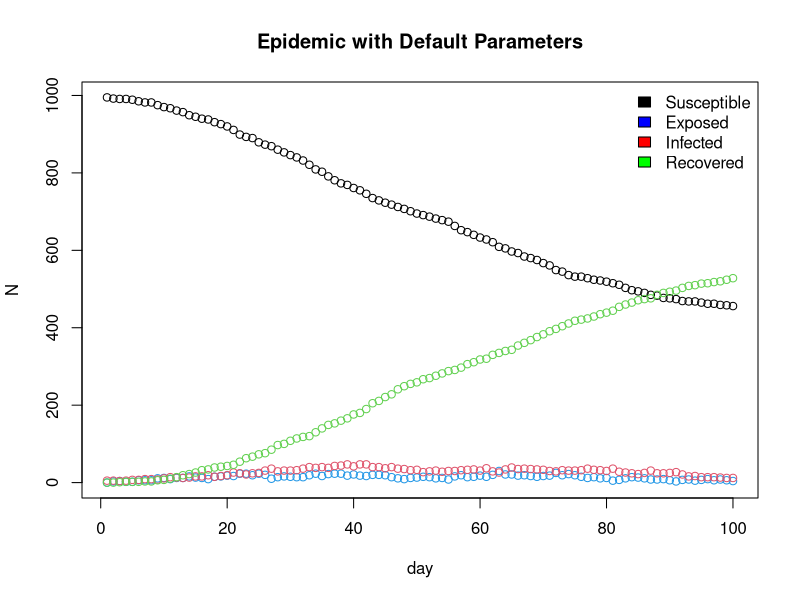
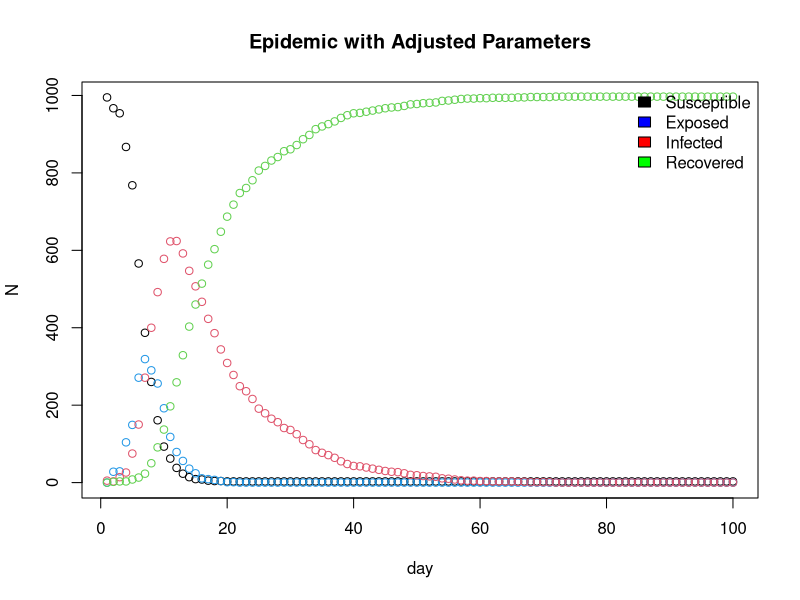

Here is the R script that generated these plots, in order:
## GENERAL DESCRIPTION


################################################################################
######### ------- START OF MODEL SETUP AND POPULATION GENERATION ------- #########
################################################################################

# This section defines the global parameters for the model and generates the
# base population, assigning each of the 'n' individuals to a household.


n <- 1000
people <- 1:n
h_max <- 5

set.seed(13)

#### Putting people in households
# this does use more computation than necessary, but its such a tiny prop. of 
# the total computation here it doesn't really make any difference overall.

#sizes = sample(1:h_max, 1000, replace=TRUE) # generates 1000 household sizes uniform from {1,2,3,4,5}
#h <- rep(1:length(sizes), sizes) # repeats i sizes[i] times. 
#h <- h[1:n] # takes only the first n of these

h <- rep(1:n, sample(1:h_max, n, replace = TRUE))[1:n] #Above code written in one line. replace 1000 with n as n can change.


links <- cbind(person=people, household=h)

# system.time seems to suggest this is roughly O(n^2). About 8s for n=10000
### get.net function
beta <- runif(n,0,1)
nc=15 # get rid of this
get.net <- function(beta, h, nc=15){
  n <- length(beta)
  
  # this is a bit of a hack to make a "household matrix" from h
  # the H[i,j] is perfect sqaure only if h[i]==h[j], ie if i,j from same hshld
  H <- outer(h,h, function(x1, x2) x1 == x2) # household connections (1/0)
  diag(H) <- FALSE # remove self
  #H <- matrix(rep(0,n^2),n,n)
  #H[sqrt(outer(h,h))%%1==0]<-1
  #diag(H) <- 0
  H <- outer(h,h, "==")
  diag(H) <- FALSE

  
  b_bar <- sum(beta)/n
  M_prob <-  nc*outer(beta, beta)/(b_bar^2 *(n-1))
  v_prob <- M_prob[upper.tri(M_prob)] # getting vector of upper triangular els of M_prob
  v_cons <- rbinom(length(v_prob), 1, v_prob) # generate bernoullis 
  
  
  M_cons <- matrix(0,nrow=n, ncol=n) # creating new matrix to be filled with bern realisations
  M_cons[upper.tri(M_cons)] <- v_cons
  
  M_cons <- M_cons + t(M_cons)
  M <- (!H)*M_cons  #moving family connections by multiplying by negated household matrix
  conns_list <- as.list(as.data.frame(matrix(M_cons==1, n, n)))
  i_list <- lapply(conns_list, which)
  
}

get.net2 <- function(beta, h, nc=15) {
  
  n <- length(h)
  b_bar <- sum(beta)/length(beta) 
  conns_init <- list()
  conns <- vector(mode="list", length=n)
  for (i in 1:n) {
    b <- rbinom(n-i, 1, nc*beta[i]*beta[i+1:n]/(b_bar^2*(n-1)) )
    conns_init[[i]] <- which(b==1) + i 
  }
  
  pairs <- cbind(rep(1:n, lapply(conns_init, length)), unlist(conns_init)) # might want this as a list
  
  pairs <- pairs[h[pairs[,1]] != h[pairs[,2]] , ] # removing family connections.
    
  for (i in 1:nrow(pairs)){ # putting into a list
    conns[[pairs[i,1]]] <- append(conns[[pairs[i,1]]],  pairs[i,2] )
    conns[[pairs[i,2]]] <- append(conns[[pairs[i,2]]],  pairs[i,1] )
  }
  
  conns
    
}


alink <- get.net(beta, h) # alink is the variable we need to put into nseir
alink2 <- get.net2(beta,h)


nseir <- function(beta, h, alink, 
                  alpha=c(0.1, 0.01, 0.01), 
                  delta=.2, 
                  gamma=.4, 
                  nc=15, nt=100, pinf=.005) {
  
  n <- length(beta)
  x <- rep(0,n)  # everyone starts out in susceptible state
  num_to_infect <- max(1, round(pinf * n))
  x[sample(1:n, num_to_infect)] <- 2 # random subset of specified size is infected
  
  H <- outer(h,h, function(x1, x2) x1 == x2) # household connections (1/0)
  diag(H) <- FALSE # remove self
  #H_prob <- alpha[1]*H # household connections (alpha/0's)
  H_conns_list <- as.list(as.data.frame(H))
  H_i_list <- lapply(H_conns_list, which) # list of indices for household conns
  
  b_bar <- sum(beta)/n
  M_prob <-  nc*outer(beta, beta)/(b_bar^2 *(n-1)) # this matrix is for general mixing daily prob of infection
  v_prob <- M_prob[upper.tri(M_prob)] # getting vector of upper triangular els of M_prob
  
  t <- S <- E <- I <- R <- rep(0, nt)
  t[1] <- 1; S[1] <- n*(1-pinf); I[1] <- n*pinf 
  #daily_counts <- list(cbind(t = 0, S = n*(1-pinf), E = 0, I = pinf*n, R = 0))
  for(i in 2:nt){
    u <- runif(n) # random variables to compare against

    ## random mixing set up
    v_mix <- rbinom(length(v_prob), 1, v_prob) # generate bernoullis 
    
    M_mix <- matrix(0, nrow = n, ncol = n) # creating new matrix to be filled with bern realisations
    M_mix[upper.tri(M_mix)] <- v_mix
    M_mix <- M_mix + t(M_mix)
    
    mix_list <- as.list(as.data.frame(matrix(M_mix == 1, n, n)))
    i_mix_list <- lapply(mix_list, which) # who interacted with each other on each day
    
    ## who was in contact with someone in state I
    h_exposed <- unique(unlist(H_i_list[which(x == 2)])) # everyone in household where there's an infection
    net_exposed <- unique(unlist(alink[which(x == 2)])) # everyone in network where there's an infection
    mix_infected <- unique(unlist(i_mix_list[which(x == 2)])) # everyone who got in contact with someone infected
    
    # if in state I (2), prob = delta -> R
    # if in state E (1), prob = gamma -> I
    x[x==2 & u<delta] <- 3
    x[x==1 & u<gamma] <- 2
    
    # if in state S (0),
    # -- prob = a_h -> I (2), if in household
    # -- prob = a_c -> I (2), if in network
    # -- prob = a_r*P(mixing) -> I (2), regardless
    
    #x[h_exposed][x[h_exposed] == 0 & u[h_exposed] < alpha[1]] <- 1 # if S in hh w/ I 
    #x[net_exposed][x[net_exposed] == 0 & u[net_exposed] < alpha[2]] <- 1 # if S in net w/ I
    #x[mix_infected][x[mix_infected] == 0 & u[mix_infected] < alpha[3]] <- 1
    
    x_h_exposed <- h_exposed[x[h_exposed] == 0 & u[h_exposed] < alpha[1]] # if S in hh w/ I 
    x_net_exposed <- net_exposed[x[net_exposed] == 0 & u[net_exposed] < alpha[2]] # if S in net w/ I
    x_mix_exposed <- mix_infected[x[mix_infected] == 0 & u[mix_infected] < alpha[3]]
    
    exposed_list <- list(x_h_exposed, x_net_exposed, x_mix_exposed)
    
    # randomize order of whether infected from household, network, or random mixing
    expose_order <- sample(1:3, 3)
    
    x[exposed_list[[expose_order[1]]]] <- 1
    x[exposed_list[[expose_order[2]]]] <- 1
    x[exposed_list[[expose_order[3]]]] <- 1
    
    S[i] <- sum(x == 0)
    E[i] <- sum(x == 1)
    I[i] <- sum(x == 2)
    R[i] <- sum(x == 3)
    t[i] <- i
    
  }
  return(list(t = t, S = S, E = E, I = I, R = R))
}



###### optimized version? ########
nseir <- function(beta, h, alink, 
                  alpha=c(0.1, 0.01, 0.01), 
                  delta=.2, 
                  gamma=.4, 
                  nc=15, nt=100, pinf=.005) {
  
  n <- length(beta)
  x <- rep(0,n)  # everyone starts out in susceptible state
  num_to_infect <- max(1, round(pinf*n))
  x[sample(1:n, num_to_infect)] <- 2 # random subset of specified size is infected
  
  # list of who shares a household with each individual
  hh_index_list <- split(1:n, h) 
  # remove self from each item in list
  hh_infect <- vector(mode = "list", length = n)
  for (i in 1:n) {
    hh_infect[[i]] <- setdiff(hh_index_list[[h[i]]], i)
  }
  
  b_bar <- sum(beta)/n
  # general mixing daily prob of infection
  mix_prob <-  nc*(beta %o% beta)/(b_bar^2 *(n-1)) # %o% upper triangular mult
  
  # vector of upper triangular els of mix_prob
  v_prob <- mix_prob[upper.tri(mix_prob)] 
  #rm(mix_prob) # save memory
  
  # initialize i,j pairs of upper triangular matrix
  ij <- which(upper.tri(matrix(1, n, n)), arr.ind = TRUE)
  
  t <- S <- E <- I <- R <- rep(0, nt)
  t[1] <- 1
  S[1] <- n - num_to_infect
  I[1] <- num_to_infect
  
  for(i in 2:nt) {
    
    u <- runif(n) # random variables to compare against
    
    ## random mixing set up
    v_mix <- rbinom(length(v_prob), 1, v_prob) # generate bernoullis 
    
    infected_indices <- which(x == 2)
    
    # who interacted with someone infected through random mixing
    if (length(infected_indices) > 0) {
      mix_pairs <- ij[v_mix == 1, , drop = FALSE]
      mix_infected <- unique(c(
        mix_pairs[mix_pairs[ , 1] %in% infected_indices, 2],
        mix_pairs[mix_pairs[ , 2] %in% infected_indices, 1]
      ))
    } else {
      mix_infected <- integer(0)
    }
    
    # if in state I (2), prob = delta -> R
    # if in state E (1), prob = gamma -> I
    x[x == 2 & u < delta] <- 3
    x[x == 1 & u < gamma] <- 2
    
    # if in state S (0),
    # -- prob = a_h -> I (2), if in household
    # -- prob = a_c -> I (2), if in network
    # -- prob = a_r*P(mixing) -> I (2), regardless
    newly_exposed <- integer(0)
    
    if (length(infected_indices) > 0) {
      # indices of those in household of someone infected
      hh_exposed <- unique(unlist(hh_infect[infected_indices]))
      hh_exposed <- hh_exposed[x[hh_exposed] == 0 & u[hh_exposed] < alpha[1]]
      
      # indices of those in regular network of someone infected
      net_exposed <- unique(unlist(alink[infected_indices]))
      net_exposed <- net_exposed[x[net_exposed] == 0 & u[net_exposed] < alpha[2]]
      
      # indices of those in contact with someone infected via random mixing
      mix_exposed <- mix_infected[x[mix_infected] == 0 & u[mix_infected] < alpha[3]]
      
      # all (unique) indices of those that went from S to E
      newly_exposed <- unique(c(hh_exposed, net_exposed, mix_exposed))  
    }
    
    x[newly_exposed] <- 1
    
    
    S[i] <- sum(x == 0)
    E[i] <- sum(x == 1)
    I[i] <- sum(x == 2)
    R[i] <- sum(x == 3)
    t[i] <- i
    
  }
  return(list(t = t, S = S, E = E, I = I, R = R))
}



######### optimized v2.0 #############
nseir <- function(beta, h, alink, 
                  alpha=c(0.1, 0.01, 0.01), 
                  delta=.2, 
                  gamma=.4, 
                  nc=15, nt=100, pinf=.005) {
  
  n <- length(beta)
  x <- rep(0,n)  # everyone starts out in susceptible state
  num_to_infect <- max(1, round(pinf*n))
  x[sample(1:n, num_to_infect)] <- 2 # random subset of specified size is infected
  
  # list of who shares a household with each individual
  hh_index_list <- split(1:n, h) 
  # remove self from each item in list
  hh_infect <- vector(mode = "list", length = n)
  for (i in 1:n) {
    hh_infect[[i]] <- setdiff(hh_index_list[[h[i]]], i)
  }
  
  b_bar <- sum(beta)/n
  
  # initialize i,j pairs of upper triangular matrix
  ij <- which(upper.tri(matrix(1, n, n)), arr.ind = TRUE)
  
  t <- S <- E <- I <- R <- rep(0, nt)
  t[1] <- 1
  S[1] <- n - num_to_infect
  I[1] <- num_to_infect
  
  for(i in 2:nt) {
    
    u <- runif(n) # random variables to compare against
    
    infected_indices <- which(x == 2)
    
    
    # who interacted with someone infected through random mixing
    if (length(infected_indices) > 0) {
      
      mix_infected_contacts <- c()
      mix_infected_contacts <- cbind(mix_infected_contacts, 
                                     ij[ij[, 1] %in% infected_indices, , 
                                        drop = FALSE], 
                                     NA)
      
      # compute prob of interacting only for potential contacts of infected
      for (j in 1:nrow(mix_infected_contacts)) {
        
        product <- beta[mix_infected_contacts[j,1]]*beta[mix_infected_contacts[j,2]]
        prob_interact <- nc*product/(b_bar^2*(n-1))
        mix_infected_contacts[j, 3] <- rbinom(1, 1, prob_interact)
        
      }
      
      # who interacted with someone infected
      mix_infected_interacted <- which(mix_infected_contacts[ , 3] == 1)
      mix_infected <- unique(mix_infected_contacts[mix_infected_interacted, 2])
      
    } else {
      mix_infected <- integer(0)
    }
    
    # if in state I (2), prob = delta -> R
    # if in state E (1), prob = gamma -> I
    x[x == 2 & u < delta] <- 3
    x[x == 1 & u < gamma] <- 2
    
    # if in state S (0),
    # -- prob = a_h -> I (2), if in household
    # -- prob = a_c -> I (2), if in network
    # -- prob = a_r*P(mixing) -> I (2), regardless
    newly_exposed <- integer(0)
    
    if (length(infected_indices) > 0) {
      # indices of those in household of someone infected
      hh_exposed <- unique(unlist(hh_infect[infected_indices]))
      hh_exposed <- hh_exposed[x[hh_exposed] == 0 & u[hh_exposed] < alpha[1]]
      
      # indices of those in regular network of someone infected
      net_exposed <- unique(unlist(alink[infected_indices]))
      net_exposed <- net_exposed[x[net_exposed] == 0 & u[net_exposed] < alpha[2]]
      
      # indices of those in contact with someone infected via random mixing
      mix_exposed <- mix_infected[x[mix_infected] == 0 & u[mix_infected] < alpha[3]]
      
      # all (unique) indices of those that went from S to E
      newly_exposed <- unique(c(hh_exposed, net_exposed, mix_exposed))  
    }
    
    x[newly_exposed] <- 1
    
    
    S[i] <- sum(x == 0)
    E[i] <- sum(x == 1)
    I[i] <- sum(x == 2)
    R[i] <- sum(x == 3)
    t[i] <- i
    
  }
  return(list(t = t, S = S, E = E, I = I, R = R))
}





# default parameters
epi <- nseir(beta, h, alink)

# adjusted parameters
epi1 <- nseir(beta, h, alink, 
              alpha = c(0.5, 0.3, 0.1), gamma = 0.5, delta = 0.1)

# plotting
epi_plot <- function(beta, h, alink, 
                     alpha = c(0.1, 0.01, 0.01),
                     delta = 0.2,
                     gamma = 0.4,
                     nc = 15, nt = 100, pinf = 0.005,
                     title = "SEIR Dynamics") {
  
  epi <- nseir(beta, h, alink, alpha, delta, gamma, nc, nt, pinf)
  
  plot(x = epi$t, y = epi$S, ylim = c(0, max(epi$S)), 
       xlab = "day", ylab = "N", main = title)
  points(epi$E, col = 4); points(epi$I, col = 2); points(epi$R, col = 3)
  
  #op <- par(cex = 0.7)
  
  legend(x = "topright", 
         legend = c("Susceptible", "Exposed",
                    "Infected", "Recovered"),
         fill = c("black", "blue",
                  "red", "green"),
         bty = "n")
  
}

epi_plot(beta, h, alink, title = "Epidemic with Default Parameters")
epi_plot(beta, h, alink,
         alpha = c(0.5, 0.3, 0.1), gamma = 0.5, delta = 0.1,
         title = "Epidemic with Adjusted Parameters")
